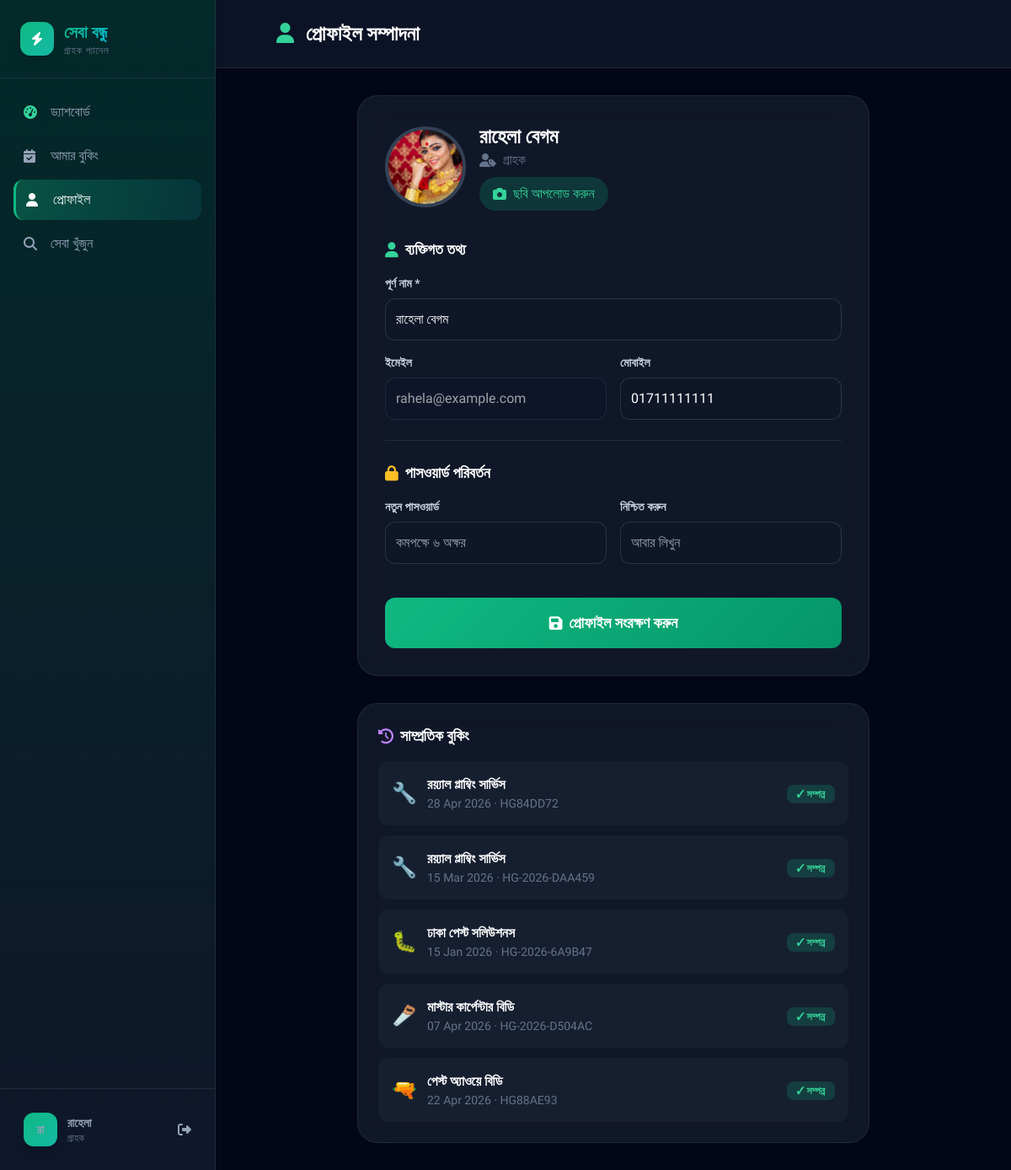
The app's page /customer/profile.php (signed in) with its own data.
### tables this page shows
CREATE TABLE `users` (
  `id` int(10) UNSIGNED NOT NULL,
  `name` varchar(120) NOT NULL,
  `email` varchar(191) NOT NULL,
  `password` varchar(255) NOT NULL,
  `phone` varchar(30) DEFAULT NULL,
  `role` enum('customer','provider','admin') NOT NULL DEFAULT 'customer',
  `avatar` varchar(255) DEFAULT NULL,
  `created_at` timestamp NOT NULL DEFAULT current_timestamp(),
  `photo` varchar(255) DEFAULT NULL
);

CREATE TABLE `bookings` (
  `id` int(10) UNSIGNED NOT NULL,
  `ref_code` varchar(20) NOT NULL,
  `customer_id` int(10) UNSIGNED NOT NULL,
  `provider_id` int(10) UNSIGNED NOT NULL,
  `service_type` varchar(80) NOT NULL,
  `preferred_date` date NOT NULL,
  `time_start` time NOT NULL,
  `time_end` time NOT NULL,
  `address` text NOT NULL,
  `description` text DEFAULT NULL,
  `status` enum('Pending','Approved','Completed','Cancelled') NOT NULL DEFAULT 'Pending',
  `provider_note` text DEFAULT NULL,
  `created_at` timestamp NOT NULL DEFAULT current_timestamp(),
  `payment_method` enum('ssl','mobile_banking','cash_on_delivery') DEFAULT NULL,
  `payment_status` enum('unpaid','paid','pending_verification') DEFAULT 'unpaid',
  `payment_code` varchar(20) DEFAULT NULL,
  `service_charge` int(11) DEFAULT 0,
  `price_range` varchar(50) DEFAULT NULL,
  `estimated_price` int(11) DEFAULT 0,
  `revenue` int(11) DEFAULT 0,
  `amount` decimal(10,2) DEFAULT NULL,
  `is_read` tinyint(4) DEFAULT 0
);

CREATE TABLE `providers` (
  `id` int(10) UNSIGNED NOT NULL,
  `user_id` int(10) UNSIGNED NOT NULL,
  `company_name` varchar(180) NOT NULL,
  `service_type` varchar(80) NOT NULL,
  `city` varchar(80) NOT NULL,
  `about` text DEFAULT NULL,
  `price_range` varchar(80) NOT NULL DEFAULT '৳৫০০–৳২০০০',
  `service_charge` int(11) DEFAULT 300,
  `work_start` time NOT NULL DEFAULT '09:00:00',
  `work_end` time NOT NULL DEFAULT '18:00:00',
  `rating` decimal(3,2) NOT NULL DEFAULT 5.00,
  `review_count` int(10) UNSIGNED NOT NULL DEFAULT 0,
  `available` tinyint(1) NOT NULL DEFAULT 1,
  `verified` tinyint(1) NOT NULL DEFAULT 0,
  `emoji` varchar(10) NOT NULL DEFAULT '?',
  `created_at` timestamp NOT NULL DEFAULT current_timestamp(),
  `photo` varchar(255) DEFAULT NULL,
  `price_min` int(11) DEFAULT 500,
  `price_max` int(11) DEFAULT 2000
);

### includes/config.php (called while the page is built, shortened)
<?php
function db(): PDO {
    static $pdo = null;
    if ($pdo === null) {
        $dsn  = 'mysql:host='.DB_HOST.';dbname='.DB_NAME.';charset='.DB_CHARSET;
        $opts = [PDO::ATTR_ERRMODE=>PDO::ERRMODE_EXCEPTION,PDO::ATTR_DEFAULT_FETCH_MODE=>PDO::FETCH_ASSOC,PDO::ATTR_EMULATE_PREPARES=>false];
        try { $pdo = new PDO($dsn, DB_USER, DB_PASS, $opts); }
        catch (PDOException $e) { die('<div style="font-family:sans-serif;padding:40px;color:#c00"><h2>ডেটাবেজ সংযোগ ব্যর্থ</h2><p>'.htmlspecialchars($e->getMessage()).'</p></div>'); }
    }
    return $pdo;
}
function auth(): ?array { sessionStart(); return $_SESSION['user'] ?? null; }
function e(string $s): string { return htmlspecialchars($s, ENT_QUOTES, 'UTF-8'); }

### customer/profile.php (the view, shortened to what this page needs)
<?php
require_once __DIR__ . '/../includes/config.php';
$user = auth();
$full = db()->prepare("SELECT * FROM users WHERE id = ?");
$full->execute([$user['id']]);
$full = db()->prepare("SELECT * FROM users WHERE id = ?");
$full->execute([$user['id']]);
$full = $full->fetch();
?>
<!DOCTYPE html>
<html lang="bn">
<head>
  <script src="https://cdn.tailwindcss.com"></script>
  <link rel="stylesheet" href="https://cdnjs.cloudflare.com/ajax/libs/font-awesome/6.4.0/css/all.min.css">
</head>
<body class="bg-slate-950 text-white min-h-screen">
<aside id="sidebar" class="w-64 bg-gradient-to-b from-emerald-900/50 to-slate-900 h-screen fixed left-0 top-0 border-r border-slate-700/50 z-50 flex flex-col">
  <div class="p-6 border-b border-slate-700/50">
    <div class="flex items-center gap-3">
      <div class="w-10 h-10 bg-gradient-to-br from-emerald-500 to-teal-500 rounded-xl flex items-center justify-center shadow-lg">
        <i class="fas fa-bolt text-white"></i>
      </div>
      <div>
        <div class="text-xl font-bold gradient-text">সেবা বন্ধু</div>
        <div class="text-xs text-slate-500 uppercase tracking-wider">গ্রাহক প্যানেল</div>
      </div>
    </div>
  </div>
  <nav class="flex-1 p-4 space-y-1 overflow-y-auto">
    <a href="dashboard.php" class="sidebar-link flex items-center gap-3 p-3 rounded-xl text-slate-400 hover:text-white">
      <i class="fas fa-gauge-high w-5 text-emerald-400"></i>
      <span>ড্যাশবোর্ড</span>
    </a>
    <a href="bookings.php" class="sidebar-link flex items-center gap-3 p-3 rounded-xl text-slate-400 hover:text-white">
      <i class="fas fa-calendar-check w-5"></i>
      <span>আমার বুকিং</span>
    </a>
    <a href="profile.php" class="sidebar-link active flex items-center gap-3 p-3 rounded-xl text-white">
      <i class="fas fa-user w-5"></i>
      <span>প্রোফাইল</span>
    </a>
    <a href="<?= SITE_URL ?>/services.php" class="sidebar-link flex items-center gap-3 p-3 rounded-xl text-slate-400 hover:text-white">
      <i class="fas fa-search w-5"></i>
      <span>সেবা খুঁজুন</span>
    </a>
  </nav>
  <div class="p-4 border-t border-slate-700/50">
    <a href="<?= SITE_URL ?>/logout.php" class="flex items-center gap-3 p-3 rounded-xl hover:bg-red-500/10 text-slate-400 hover:text-red-400 transition-all group">
      <div class="w-10 h-10 bg-gradient-to-br from-emerald-500 to-teal-500 rounded-xl flex items-center justify-center font-bold text-sm shadow-lg">
        <?= strtoupper(mb_substr($user['name'], 0, 2)) ?>
      </div>
      <div class="flex-1">
        <div class="font-semibold text-sm"><?= e(explode(' ', $user['name'])[0]) ?></div>
        <div class="text-xs text-slate-500">গ্রাহক</div>
      </div>
      <i class="fas fa-right-from-bracket group-hover:rotate-180 transition-transform"></i>
    </a>
  </div>
</aside>
<div class="lg:ml-64 min-h-screen">
  <header class="sticky top-0 z-40 glass-dark border-b border-slate-700/50">
    <div class="flex items-center justify-between p-4 md:p-6">
      <div class="hidden md:flex items-center gap-3 ml-12">
        <h1 class="text-xl md:text-2xl font-bold text-white">
          <i class="fas fa-user mr-2 text-emerald-400"></i> প্রোফাইল সম্পাদনা
        </h1>
      </div>
    </div>
  </header>
  <main class="p-4 md:p-8 max-w-2xl mx-auto">
    <div class="card p-8">
      <div class="flex items-center gap-4 mb-8">
        <?php
        $photoPath = $full['photo'] ?? '';
        if ($photoPath) {
          $imgSrc = SITE_URL.'/'.$photoPath;
        } else {
          $imgSrc = 'https://ui-avatars.com/api/?name='.urlencode($full['name']).'&background=6366f1&color=fff&size=128';
        }
        ?>
        <img id="profilePhoto" src="<?= e($imgSrc) ?>" alt="<?= e($full['name']) ?>" class="w-24 h-24 rounded-full object-cover border-4 border-slate-700">
        <div>
          <h2 class="text-2xl font-bold"><?= e($full['name']) ?></h2>
          <p class="text-slate-500 flex items-center gap-2">
            <i class="fas fa-user-tag"></i> গ্রাহক
          </p>
          <label class="bg-emerald-500/20 text-emerald-400 px-4 py-2 rounded-full cursor-pointer hover:bg-emerald-600 transition flex items-center gap-2 mt-2">
            <i class="fas fa-camera"></i> ছবি আপলোড করুন
          </label>
        </div>
      </div>
      <form method="POST" enctype="multipart/form-data" class="space-y-6" id="profileForm">
        <div>
          <h3 class="text-lg font-bold mb-4 flex items-center gap-2">
            <i class="fas fa-user text-emerald-400"></i> ব্যক্তিগত তথ্য
          </h3>
          <div class="space-y-4">
            <div>
              <label class="block text-sm font-semibold text-slate-300 mb-2">পূর্ণ নাম *</label>
              <input type="text" name="name" required value="<?= e($full['name']) ?>" class="w-full p-3">
            </div>
            <div class="grid grid-cols-1 md:grid-cols-2 gap-4">
              <div>
                <label class="block text-sm font-semibold text-slate-300 mb-2">ইমেইল</label>
                <input type="email" value="<?= e($full['email']) ?>" disabled class="w-full p-3 opacity-60 cursor-not-allowed">
              </div>
              <div>
                <label class="block text-sm font-semibold text-slate-300 mb-2">মোবাইল</label>
                <input type="tel" name="phone" value="<?= e($full['phone'] ?? '') ?>" placeholder="017XXXXXXXX" class="w-full p-3">
              </div>
            </div>
          </div>
        </div>
        <div class="border-t border-slate-700/50 pt-6">
          <h3 class="text-lg font-bold mb-4 flex items-center gap-2">
            <i class="fas fa-lock text-amber-400"></i> পাসওয়ার্ড পরিবর্তন
          </h3>
          <div class="grid grid-cols-1 md:grid-cols-2 gap-4">
            <div>
              <label class="block text-sm font-semibold text-slate-300 mb-2">নতুন পাসওয়ার্ড</label>
              <input type="password" name="new_password" placeholder="কমপক্ষে ৬ অক্ষর" class="w-full p-3">
            </div>
            <div>
              <label class="block text-sm font-semibold text-slate-300 mb-2">নিশ্চিত করুন</label>
              <input type="password" name="confirm_password" placeholder="আবার লিখুন" class="w-full p-3">
            </div>
          </div>
        </div>
        <div class="pt-4">
          <button type="submit" class="btn-action btn-primary w-full justify-center text-lg py-4">
            <i class="fas fa-save"></i> প্রোফাইল সংরক্ষণ করুন
          </button>
        </div>
      </form>
    </div>
    <?php
    $myBookings = db()->prepare("SELECT b.*, p.company_name, p.emoji FROM bookings b JOIN providers p ON p.id = b.provider_id WHERE b.customer_id = ? ORDER BY b.created_at DESC LIMIT 5");
    $myBookings->execute([$user['id']]);
    $myBookings = $myBookings->fetchAll();
    ?>
    <?php if ($myBookings): ?>
    <div class="card p-6 mt-8">
      <h3 class="text-lg font-bold mb-4 flex items-center gap-2">
        <i class="fas fa-history text-purple-400"></i> সাম্প্রতিক বুকিং
      </h3>
      <div class="space-y-3">
        <?php foreach ($myBookings as $b): ?>
        <div class="p-4 bg-slate-800/50 rounded-xl flex items-center justify-between">
          <div class="flex items-center gap-3">
            <div class="text-2xl"><?= $b['emoji'] ?></div>
            <div>
              <div class="font-bold"><?= e($b['company_name']) ?></div>
              <div class="text-sm text-slate-500"><?= date('d M Y', strtotime($b['preferred_date'])) ?> · <?= e($b['ref_code']) ?></div>
            </div>
          </div>
          <div class="text-right">
            <?php
            $statusClass = ['Pending' => 'bg-amber-500/20 text-amber-400', 'Approved' => 'bg-blue-500/20 text-blue-400', 'Completed' => 'bg-emerald-500/20 text-emerald-400', 'Cancelled' => 'bg-red-500/20 text-red-400'];
            $statusLabel = ['Pending' => '⏳ অপেক্ষমান', 'Approved' => '✓ অ��ুমোদিত', 'Completed' => '✓ সম্পন্ন', 'Cancelled' => '✕ বাতিল'];
            ?>
            <span class="px-3 py-1 rounded-lg text-xs font-bold <?= $statusClass[$b['status']] ?? 'bg-slate-500/20' ?>"><?= $statusLabel[$b['status']] ?? $b['status'] ?></span>
          </div>
        </div>
        <?php endforeach; ?>
      </div>
    </div>
    <?php endif; ?>
  </main>
</div>
</body>
</html>

### customer/profile.php (style rules this page uses)
body { font-family: 'Hind Siliguri', sans-serif; }
.glass-dark { background: rgba(15, 23, 42, 0.85); backdrop-filter: blur(20px); }
.card { background: rgba(30, 41, 59, 0.5); backdrop-filter: blur(20px); border: 1px solid rgba(71, 85, 105, 0.3); border-radius: 1.5rem; }
.sidebar-link { transition: all 0.2s ease; }
.sidebar-link.active { background: linear-gradient(90deg, rgba(16, 185, 129, 0.3), rgba(6, 182, 212, 0.1)); border-left: 3px solid #10B981; }
.gradient-text { background: linear-gradient(135deg, #10B981, #06B6D4); -webkit-background-clip: text; background-clip: text; -webkit-text-fill-color: transparent; }
.btn-action { padding: 10px 20px; border-radius: 12px; font-weight: 600; transition: all 0.2s; display: inline-flex; align-items: center; gap: 8px; }
.btn-primary { background: linear-gradient(135deg, #10B981, #059669); color: white; }
input, select, textarea { background: rgba(15, 23, 42, 0.6) !important; border: 1px solid rgba(71, 85, 105, 0.5) !important; color: white !important; border-radius: 12px; }

### records on screen
users: name "রা", name "রাহেলা", photo (picture), name "রাহেলা বেগম", email "rahela@example.com", phone "01711111111"
bookings: provider.emoji "🔧", provider.company_name "রয়্যাল প্লাম্বিং সার্ভিস", preferred_date "28 Apr 2026", ref_code "HG84DD72", status "✓ সম্পন্ন"
bookings: provider.emoji "🔧", provider.company_name "রয়্যাল প্লাম্বিং সার্ভিস", preferred_date "15 Mar 2026", ref_code "HG-2026-DAA459", status "✓ সম্পন্ন"
bookings: provider.emoji "🐛", provider.company_name "ঢাকা পেস্ট সলিউশনস", preferred_date "15 Jan 2026", ref_code "HG-2026-6A9B47", status "✓ সম্পন্ন"
bookings: provider.emoji "🪚", provider.company_name "মাস্টার কার্পেন্টার বিডি", preferred_date "07 Apr 2026", ref_code "HG-2026-D504AC", status "✓ সম্পন্ন"
bookings: provider.emoji "🔫", provider.company_name "পেস্ট অ্যাওয়ে বিডি", preferred_date "22 Apr 2026", ref_code "HG88AE93", status "✓ সম্পন্ন"
